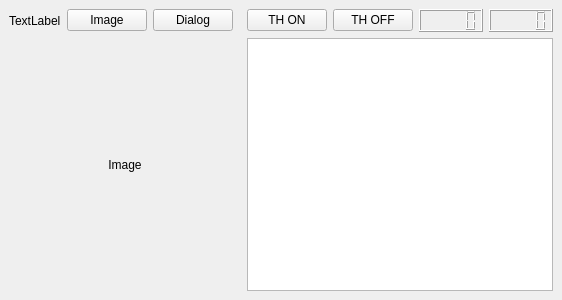
<?xml version="1.0" encoding="UTF-8"?>
<ui version="4.0">
 <class>MainWindow</class>
 <widget class="QMainWindow" name="MainWindow">
  <property name="enabled">
   <bool>true</bool>
  </property>
  <property name="geometry">
   <rect>
    <x>0</x>
    <y>0</y>
    <width>562</width>
    <height>300</height>
   </rect>
  </property>
  <property name="minimumSize">
   <size>
    <width>500</width>
    <height>300</height>
   </size>
  </property>
  <property name="mouseTracking">
   <bool>false</bool>
  </property>
  <property name="windowTitle">
   <string>MainWindow</string>
  </property>
  <widget class="QWidget" name="centralwidget">
   <layout class="QGridLayout" name="gridLayout">
    <item row="0" column="0">
     <widget class="QLabel" name="textLabel_1">
      <property name="text">
       <string>TextLabel</string>
      </property>
     </widget>
    </item>
    <item row="0" column="1">
     <widget class="QPushButton" name="pushButton_1">
      <property name="cursor">
       <cursorShape>PointingHandCursor</cursorShape>
      </property>
      <property name="text">
       <string>Image</string>
      </property>
     </widget>
    </item>
    <item row="0" column="7">
     <widget class="QLCDNumber" name="lcdNumber_2">
      <property name="digitCount">
       <number>5</number>
      </property>
     </widget>
    </item>
    <item row="0" column="6">
     <widget class="QLCDNumber" name="lcdNumber_1">
      <property name="digitCount">
       <number>5</number>
      </property>
     </widget>
    </item>
    <item row="1" column="4" colspan="4">
     <widget class="QTextBrowser" name="textBrowser_1"/>
    </item>
    <item row="1" column="0" colspan="4">
     <widget class="QLabel" name="imageLabel_1">
      <property name="text">
       <string>Image</string>
      </property>
      <property name="alignment">
       <set>Qt::AlignCenter</set>
      </property>
     </widget>
    </item>
    <item row="0" column="5">
     <widget class="QPushButton" name="pushButton_3">
      <property name="cursor">
       <cursorShape>PointingHandCursor</cursorShape>
      </property>
      <property name="text">
       <string>TH OFF</string>
      </property>
     </widget>
    </item>
    <item row="0" column="4">
     <widget class="QPushButton" name="pushButton_2">
      <property name="cursor">
       <cursorShape>PointingHandCursor</cursorShape>
      </property>
      <property name="text">
       <string>TH ON</string>
      </property>
     </widget>
    </item>
    <item row="0" column="2">
     <widget class="QPushButton" name="pushButton_4">
      <property name="text">
       <string>Dialog</string>
      </property>
     </widget>
    </item>
   </layout>
  </widget>
  <widget class="QMenuBar" name="menubar">
   <property name="geometry">
    <rect>
     <x>0</x>
     <y>0</y>
     <width>562</width>
     <height>24</height>
    </rect>
   </property>
  </widget>
 </widget>
 <resources/>
 <connections/>
</ui>
